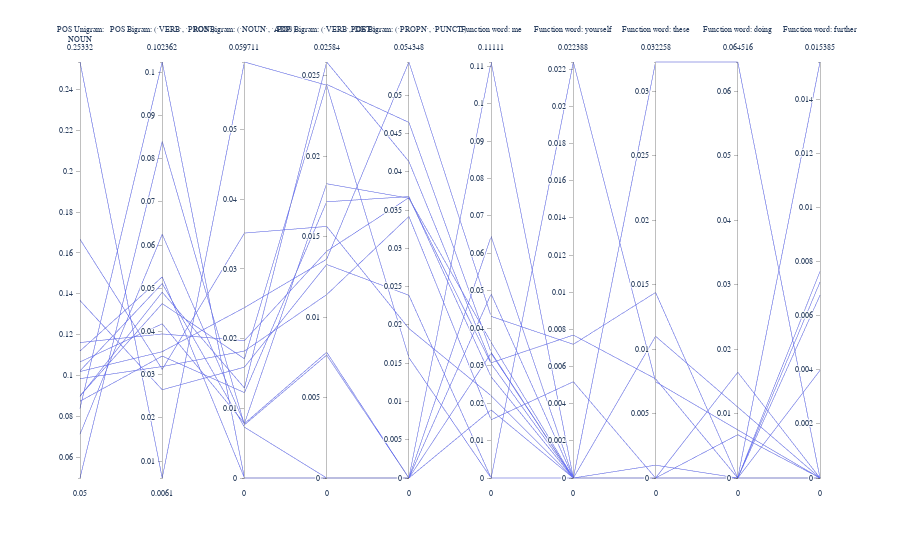

Notebook code for this chart:
### Code cell
from scipy.stats import zscore
from components.processing import author_vectors, authors_df, docs_df


def get_threshold_zscores_idxs(zscores, threshold:float):
    """Gets indices for |zscores| that meet a threshold"""
    selected = []
    for i, zscore in enumerate(zscores):
        if abs(zscore) >= threshold:
            selected.append(i)
    return selected


def get_identifying_features(author_id:str, threshold=2.0):
    """
    Given an author, calculates their zscores for all features and selects the ones that deviate the most from the 
    mean. These features are what separate this author from the average author
    """
    zscores = zscore(author_vectors)
    author_idx = authors_df.loc[authors_df["author_id"] == author_id].index[0]
    author_zscores = zscores.iloc[author_idx]
    
    selected_zscores = get_threshold_zscores_idxs(author_zscores, threshold)
    return author_zscores.iloc[selected_zscores]


def get_author_entries(author_id:str) -> pd.DataFrame:
    return docs_df.loc[docs_df["author_id"] == author_id]

def features_to_show(author_id:str) -> List[str]:
    """Given an author id, returns their most identifying features"""
    features = get_identifying_features(author_id).index.to_list()
    if len(features) > 5:
        return features[:10]
    return features

def style_pcp_label(label:str) -> str:
    """Prepends a feature with <br> for better styling"""

    if label.count(":") > 1:
        return label
    else:    
        feat_type, feat = label.split(":")
        feat = "<br>" + feat
        return f"{feat_type}:{feat}"

        
            
    


    

    
author = "en_113"
author_features = features_to_show(author)

author_entries = get_author_entries(author)

fig = px.parallel_coordinates(
    author_entries,
    dimensions=author_features,
    labels={label:}
)
fig.update_layout(
    font=dict(
        family="Courier New, monospace",
        size=10,  # Set the font size here
    )
)

fig.show()

### Figure 1 — Plotly figure (JSON) as saved in the notebook; plotly's stock layout.template omitted (floating-point values rounded to 4 significant figures)
{"data": [{"dimensions": [{"label": "POS Unigram:<br>NOUN", "values": [0.1121, 0.1067, 0.09019, 0.07143, 0.2533, 0.1667, 0.1024, 0.05, 0.09856, 0.102, 0.08753, 0.1368, 0.08403, 0.1162, 0.08989]}, {"label": "POS Bigram: ('VERB', 'PRON')", "values": [0.05263, 0.04178, 0.04645, 0.0625, 0.0061, 0.03125, 0.05109, 0.08397, 0.03189, 0.03533, 0.03431, 0.02653, 0.1024, 0.03944, 0.0491]}, {"label": "POS Bigram: ('NOUN', 'ADP')", "values": [0, 0.007833, 0.01711, 0.007812, 0.05971, 0.03516, 0.007299, 0.007634, 0.01822, 0.02446, 0.01225, 0.01592, 0, 0.01972, 0.01292]}, {"label": "POS Bigram: ('VERB', 'DET')", "values": [0, 0.01828, 0.02445, 0.007812, 0.0244, 0.01562, 0, 0.007634, 0.01139, 0.01359, 0.01716, 0.01326, 0, 0.01408, 0.02584]}, {"label": "POS Bigram: ('PROPN', 'PUNCT')", "values": [0, 0.03655, 0.04645, 0, 0.01573, 0.01953, 0, 0, 0.03417, 0.05435, 0.03676, 0.02387, 0, 0.03662, 0.04134]}, {"label": "Function word: me", "values": [0.03333, 0.03623, 0.03356, 0.06452, 0, 0.02198, 0.04918, 0.01818, 0.01554, 0.04317, 0.02703, 0, 0.1111, 0.03053, 0.03077]}, {"label": "Function word: yourself", "values": [0, 0, 0, 0, 0, 0, 0, 0, 0.005181, 0.007194, 0, 0.02239, 0, 0, 0.007692]}, {"label": "Function word: these", "values": [0, 0, 0, 0.03226, 0.000995, 0.01099, 0, 0, 0, 0.01439, 0, 0.007463, 0, 0, 0.007692]}, {"label": "Function word: doing", "values": [0, 0, 0.006711, 0.06452, 0, 0.01099, 0.01639, 0, 0, 0, 0, 0.007463, 0, 0, 0]}, {"label": "Function word: further", "values": [0, 0.007246, 0, 0, 0.00398, 0, 0, 0, 0, 0, 0.006757, 0, 0, 0.007634, 0.01538]}], "domain": {"x": [0, 1], "y": [0, 1]}, "name": "", "type": "parcoords"}], "layout": {"font": {"family": "Courier New, monospace", "size": 10}, "legend": {"tracegroupgap": 0}, "margin": {"t": 60}}}
